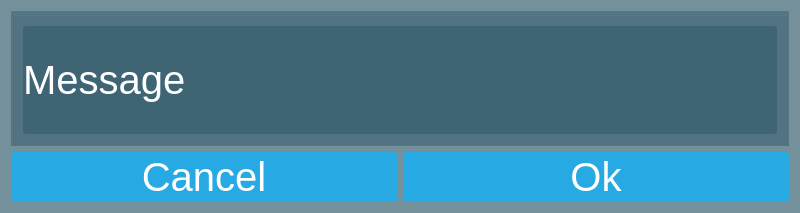
<?xml version="1.0" encoding="UTF-8"?>
<ui version="4.0">
 <class>WarringDialog</class>
 <widget class="QDialog" name="WarringDialog">
  <property name="geometry">
   <rect>
    <x>0</x>
    <y>0</y>
    <width>800</width>
    <height>213</height>
   </rect>
  </property>
  <property name="windowTitle">
   <string>Message</string>
  </property>
  <property name="styleSheet">
   <string notr="true">QWidget
{
	background:  rgba(32, 80, 96, 100);
	color: white;
}

QLabel, QCheckBox
{ 
	color: white; 
	border-radius: 3px;
}


QPushButton, QComboBox
{
	color: white;
	background-color: #27a9e3;
	border-width: 0px;
	border-radius: 3px;
}

QPushButton:hover, QComboBox:hover, QPushButton:checked{ background-color: #66c011; }

QTableView
{
	background:  rgba(32, 80, 96, 100);
	color: white;
}

QHeaderView::section { color:black }</string>
  </property>
  <layout class="QVBoxLayout" name="verticalLayout_2" stretch="2,0">
   <item>
    <widget class="QGroupBox" name="groupBox">
     <property name="title">
      <string/>
     </property>
     <layout class="QVBoxLayout" name="verticalLayout_3">
      <item>
       <widget class="QLabel" name="messageBox">
        <property name="font">
         <font>
          <pointsize>30</pointsize>
         </font>
        </property>
        <property name="text">
         <string>Message</string>
        </property>
       </widget>
      </item>
     </layout>
    </widget>
   </item>
   <item>
    <layout class="QHBoxLayout" name="horizontalLayout">
     <item>
      <widget class="QPushButton" name="cancelBtn">
       <property name="minimumSize">
        <size>
         <width>0</width>
         <height>50</height>
        </size>
       </property>
       <property name="font">
        <font>
         <pointsize>30</pointsize>
        </font>
       </property>
       <property name="text">
        <string>Cancel</string>
       </property>
      </widget>
     </item>
     <item>
      <widget class="QPushButton" name="okBtn">
       <property name="minimumSize">
        <size>
         <width>0</width>
         <height>50</height>
        </size>
       </property>
       <property name="font">
        <font>
         <pointsize>30</pointsize>
        </font>
       </property>
       <property name="text">
        <string>Ok</string>
       </property>
      </widget>
     </item>
    </layout>
   </item>
  </layout>
 </widget>
 <resources/>
 <connections/>
</ui>
